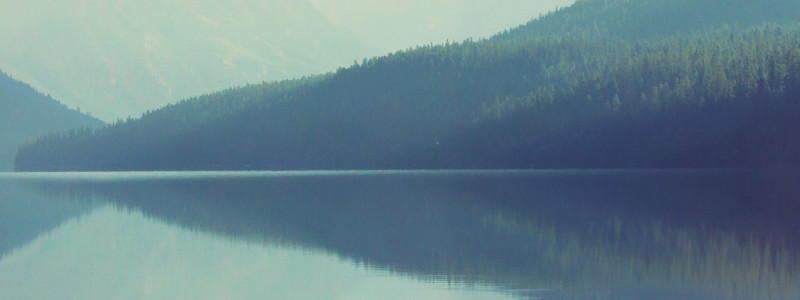
#> input picture chapter_6/free_image.jpg, 800 x 300 px
$ jupyter execute --allow-errors 'Uploading, Streaming and Sampling Data.ipynb'   (shell and % lines are left out)
#> lines starting #> are read from the running program, lines starting #| are printed output that depends on the picture
[cell 1]
import os
data_dir = "../Data" # must include the ..
name = "/Colors.txt"
data_path = data_dir + name
print(data_path)

#> (a cell that did not finish here is left out)

#> (a cell that did not finish here is left out)

[cell 4]
# image data
import matplotlib.image as img
import matplotlib.pyplot as plt

[cell 5]
image = img.imread("free_image.jpg")
#> image is the input picture: shape (300, 800, 3); mean R, G, B 102.4, 129.9, 140.8
print(image.shape) # horizontal pixels x vertical pixels x pixel depth
#| (300, 800, 3)
print(image.size)
#| 720000
plt.imshow(image)
plt.show()

[cell 6]
# sample the color.txt file
n = 2 # sample every second record
#> (the rest of this cell did not finish here and is left out)

[cell 7]
# random sampling
from random import random
sample_size = 0.25
#> (the rest of this cell did not finish here and is left out)

# Reading from a text file

[cell 8]
import pandas as pd
#> (the rest of this cell did not finish here and is left out)

# Reading from a csv file

dataset = pd.io.parsers.read_csv("data.csv")
 X = dataset[['age']].values #return list
 print(X)

# Reading from an excel file

xls = pd.ExcelFile("Data.xls") # pointer to excel file
values = xls.parse('Sheet1', index_col=None, na_values=['NA'])
print(values)

# Unstructured Data - picture = unstructured file

[cell 9]
from skimage.io import imread
from skimage.transform import resize
from matplotlib import pyplot as plt
import matplotlib.cm as cm

example_file = ("https://upload.wikimedia.org/" + "wikipedia/commons/7/7d/Dog_face.png")
#> (the rest of this cell did not finish here and is left out)

[cell 10]
print("data type: %s, shape: %s" % (type(image), image.shape))
#| data type: <class 'numpy.ndarray'>, shape: (300, 800, 3)

[cell 11]
image2 = image[5:70,0:70]
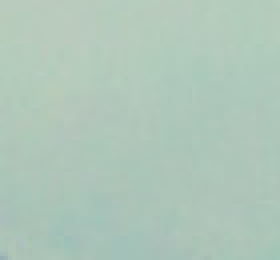
#> image2: shape (65, 70, 3) (shown 4 times larger); mean R, G, B 175.1, 198.8, 185.5
plt.imshow(image2, cmap=cm.gray)
plt.show()

[cell 12]
image3 = resize(image2, (30,30), mode='symmetric')
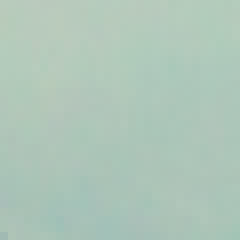
#> image3: shape (30, 30, 3) float64 (shown 8 times larger); mean R, G, B 0.687, 0.78, 0.727
plt.imshow(image3, cmap=cm.gray)
print("data type: %s, shape: %s" % (type(image3), image3.shape))
#| data type: <class 'numpy.ndarray'>, shape: (30, 30, 3)

[cell 13]
image_row = image3.flatten()
#> image_row = 2700 values, max 0.804 at index 157, min 0.63 at index 2451, mean 0.731
print("data type: %s, shape: %s" % (type(image_row), image_row.shape))
#| data type: <class 'numpy.ndarray'>, shape: (2700,)

[cell 14]
print(image_row)
#> (printed output is left out)
